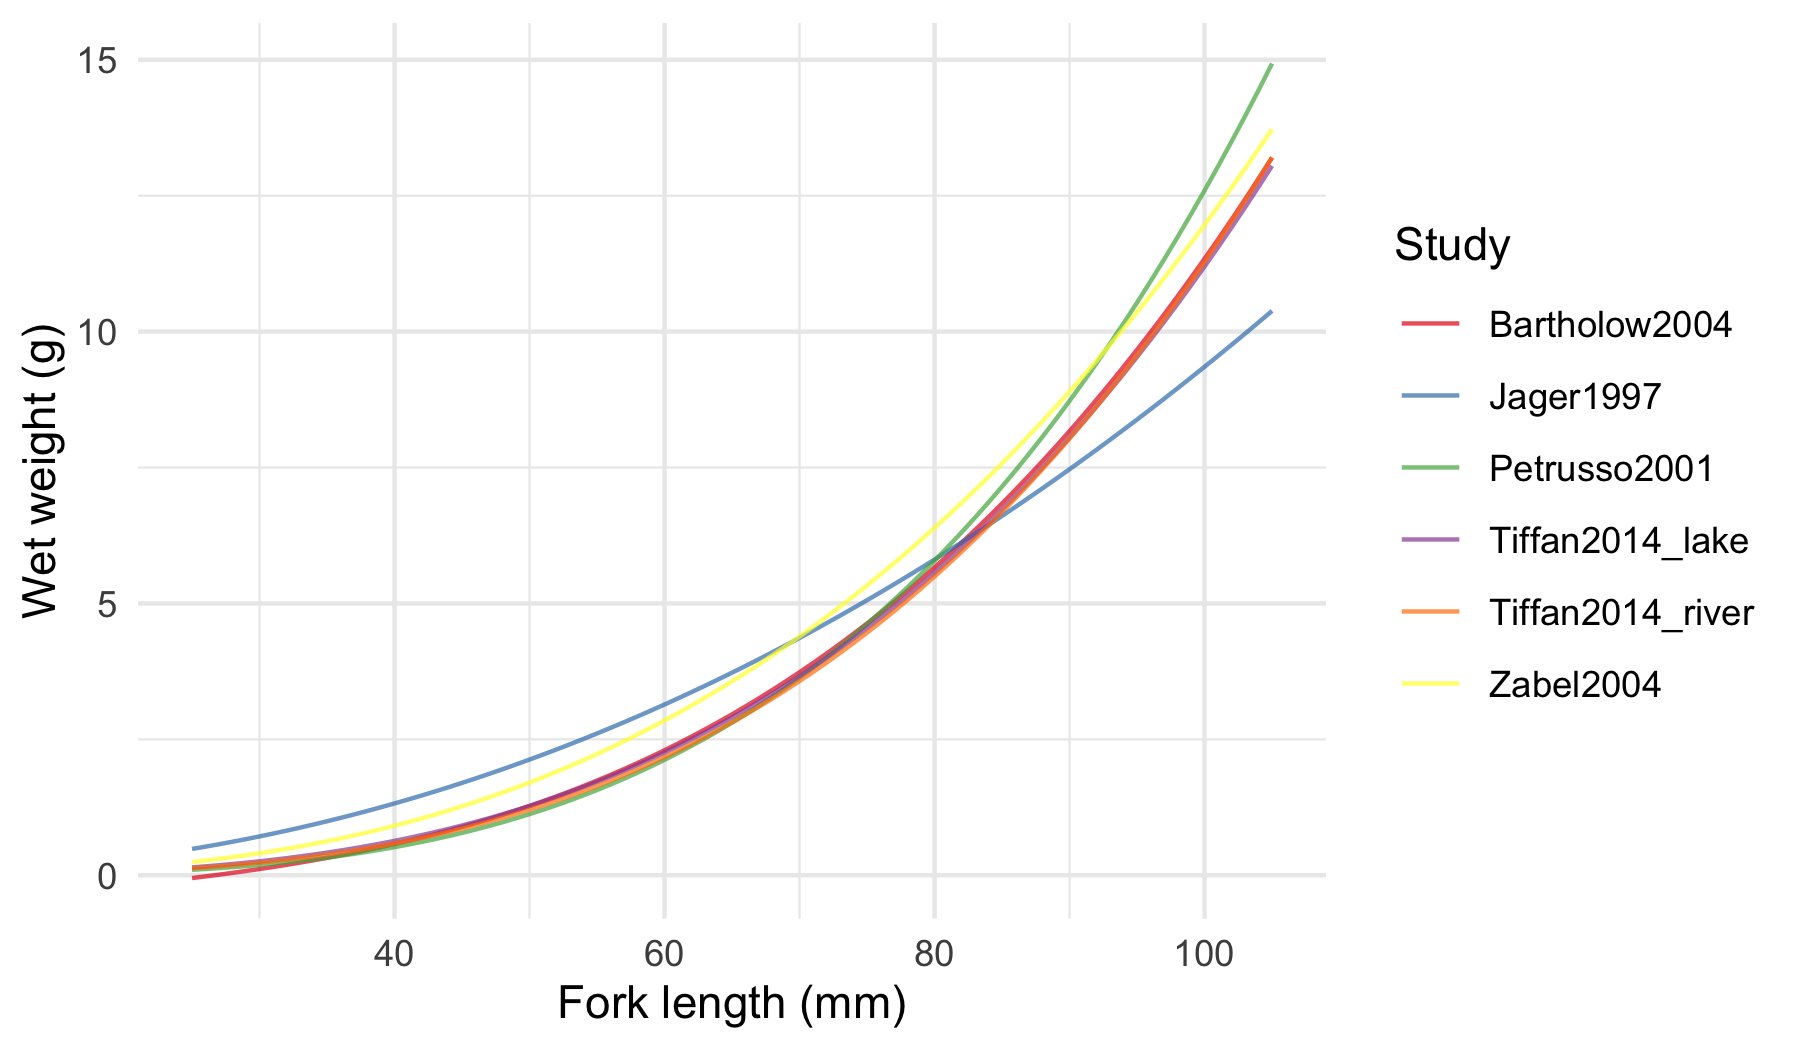

Recreate this plot in R.
# See references folder for PDFs of papers

library(tidyverse)

dat <- tibble(fl_mm = 25:105,
              Bartholow2004 = -0.67 + 0.0282*fl_mm - 0.000491*fl_mm^2 + 0.0000141*fl_mm^3,      # Kent 1999 reported in Bartholow 2004
              Jager1997 = 0.0005*fl_mm^2.136,                                                   # Jager et al 1997
              Petrusso2001 = exp(3.4852*log(fl_mm) - 6.6088)/1000,                              # Petrusso and Hayes 2001
              Tiffan2014_river = 0.000004*fl_mm^3.2252,                                         # Tiffan et al. 2014
              Tiffan2014_lake = 0.000006*fl_mm^3.1355,                                          # Tiffan et al. 2014
              Zabel2004 = 0.0000287*fl_mm^2.81) %>%                                             # Zabel and Achord 2004
  gather(key = study, value = ww_g, Bartholow2004:Zabel2004)

ggplot(dat, aes(x = fl_mm, y = ww_g, col = study)) +
  geom_line(alpha = 0.7) +
  labs(x = "Fork length (mm)", y = "Wet weight (g)") +
  scale_color_brewer(name = "Study", type = "qual", palette = "Set1") +
  theme_minimal()
ggsave("chinook-length-mass.png", width = 6, height = 3.5)
